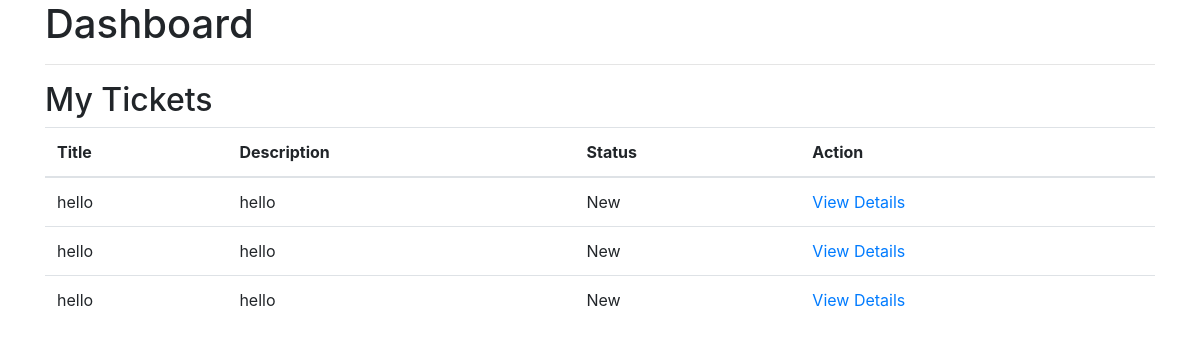
The page /dashboard (signed in) on the database its author committed.
### app/models.py (models this page shows)
class Ticket(db.Model):
    id = db.Column(db.Integer, primary_key=True)
    title = db.Column(db.String(100), nullable=False)
    description = db.Column(db.Text, nullable=False)
    status = db.Column(db.String(20), default='New')  # Consider using an enum
    creator_id = db.Column(db.Integer, db.ForeignKey('user.id'), nullable=False)
    creator = db.relationship('User', backref='tickets')

### app/__init__.py (the view)
    @app.route('/dashboard')
    @login_required
    def dashboard():
        if current_user.is_hr:
            tickets = Ticket.query.all()  # HR sees all tickets
        else:
            tickets = Ticket.query.filter_by(creator_id=current_user.id)  # Associates see only their tickets
        return render_template('dashboard.html', tickets=tickets)

### app/__init__.py (called while the page is built)
@login_manager.user_loader
def load_user(user_id):
    return User.query.get(int(user_id))

### app/templates/dashboard.html (shortened to what this page needs)
<!DOCTYPE html>
<html lang="en">
<head>
    <link rel="stylesheet" href="https://stackpath.bootstrapcdn.com/bootstrap/4.5.2/css/bootstrap.min.css">
</head>
<body>
    <div class="container">
        <h1>Dashboard</h1>
        <hr>
        <h2>My Tickets</h2>
        {% if tickets %}
            <table class="table">
                <thead>
                    <tr>
                        <th>Title</th>
                        <th>Description</th>
                        <th>Status</th>
                        <th>Action</th>
                    </tr>
                </thead>
                <tbody>
                    {% for ticket in tickets %}
                        <tr>
                            <td>{{ ticket.title }}</td>
                            <td>{{ ticket.description }}</td>
                            <td>{{ ticket.status }}</td>
                            <td><a href="{{ url_for('view_ticket', ticket_id=ticket.id) }}">View Details</a></td>
                        </tr>
                    {% endfor %}
                </tbody>
            </table>
        {% else %}
            <p>No tickets found.</p>
        {% endif %}
    </div>
</body>
</html>

### rows shown on the page
Ticket: title "hello", description "hello", status "New"
Ticket: title "hello", description "hello", status "New"
Ticket: title "hello", description "hello", status "New"
